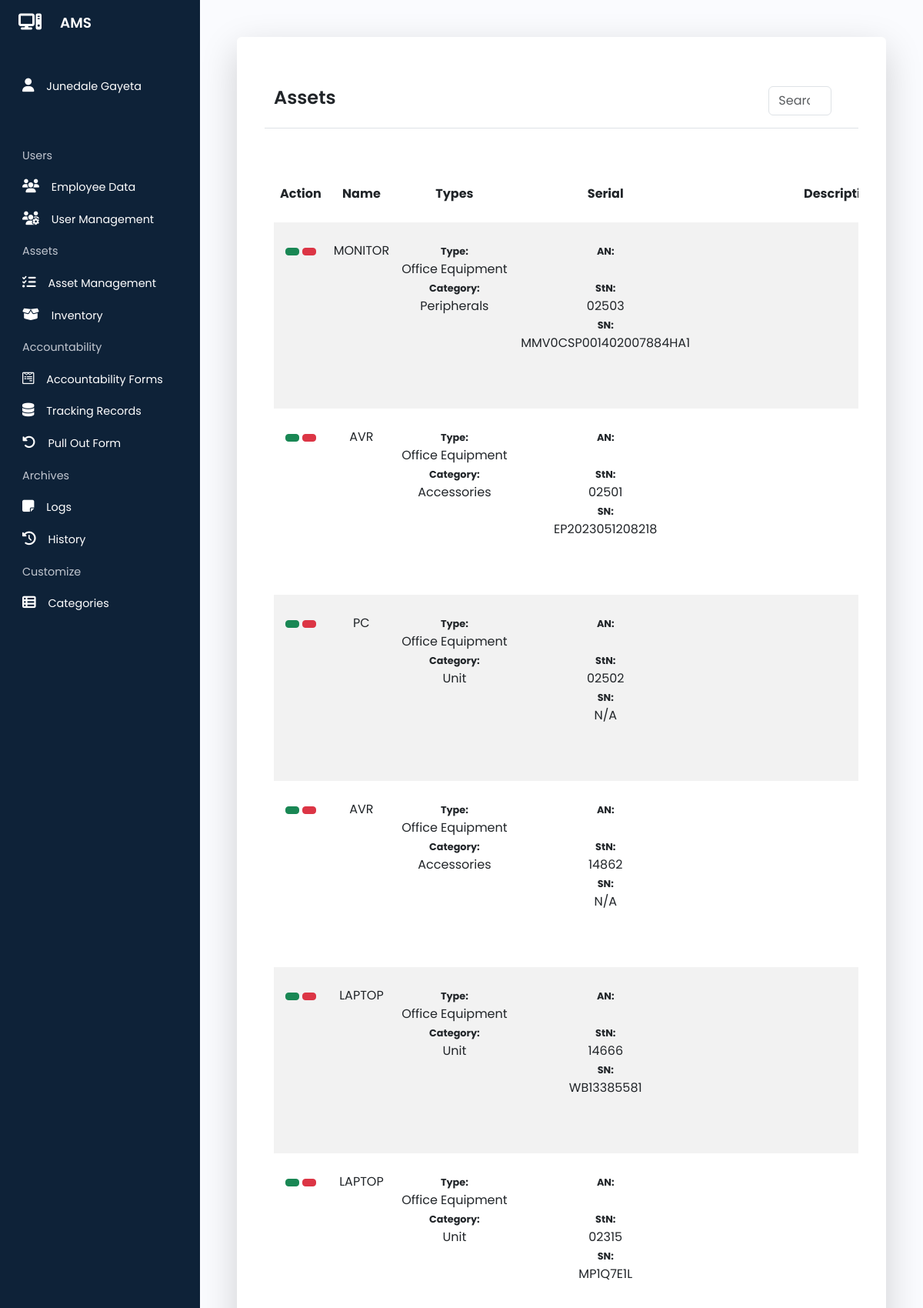
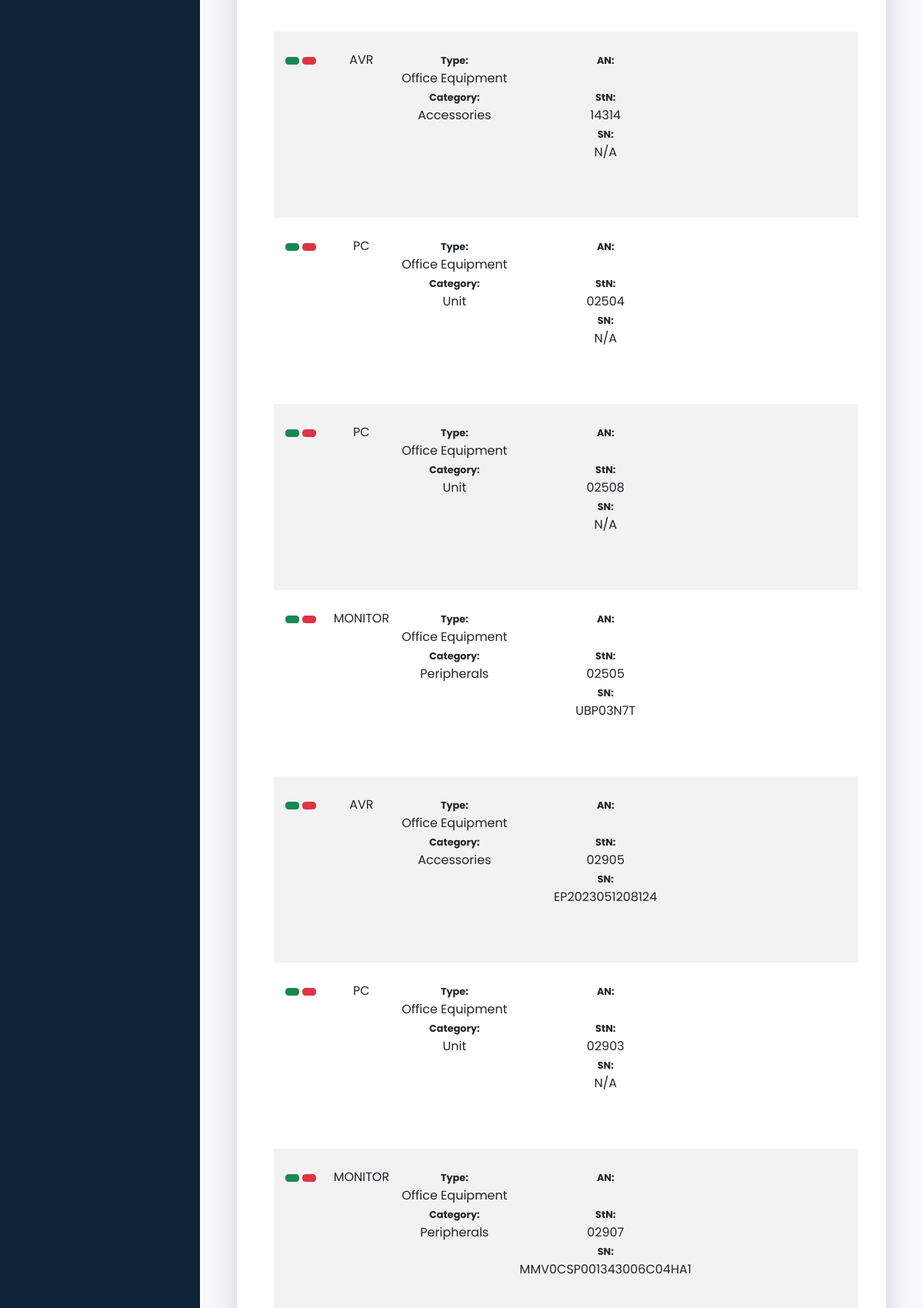
Screenshot of /pages/asset_management.php (signed in, upper part) with the database file from the repository (2 pictures, top to bottom).
### tables this page shows
CREATE TABLE `employee_data` (
  `id` int(200) NOT NULL,
  `employee_number` varchar(200) NOT NULL,
  `email` varchar(200) NOT NULL,
  `last_name` varchar(200) NOT NULL,
  `first_name` varchar(200) NOT NULL,
  `department` varchar(200) NOT NULL,
  `branch` varchar(200) NOT NULL,
  `location` varchar(200) NOT NULL,
  `designation` varchar(200) NOT NULL
);

CREATE TABLE `inventory` (
  `id` int(200) NOT NULL,
  `asset_number` varchar(200) NOT NULL,
  `asset_name` varchar(200) NOT NULL,
  `asset_type` varchar(200) NOT NULL,
  `asset_category` varchar(200) NOT NULL,
  `asset_serial_number` varchar(200) NOT NULL,
  `asset_sticker_number` varchar(200) NOT NULL,
  `asset_status` varchar(200) NOT NULL,
  `asset_condition` varchar(200) NOT NULL,
  `asset_description` varchar(200) NOT NULL,
  `asset_acquired_date` date NOT NULL,
  `asset_brand_model` varchar(200) NOT NULL,
  `asset_processor` varchar(200) NOT NULL,
  `asset_storage` varchar(200) NOT NULL,
  `asset_ram` varchar(200) NOT NULL,
  `asset_operating_system` varchar(200) NOT NULL,
  `asset_branch` varchar(200) NOT NULL,
  `date_time_encoded` datetime NOT NULL DEFAULT current_timestamp(),
  `asset_location` varchar(200) NOT NULL
);

### php/auto_redirect.php (called while the page is built, shortened)
<?php
include 'db_conn.php';
if (isset($_COOKIE['asset_management_user'])) {
    $user_email = $_COOKIE['asset_management_user'];
    $login_query = "SELECT * FROM user_data WHERE email = '$user_email'";
    $login_result = mysqli_query($conn, $login_query);
    $login_count = mysqli_num_rows($login_result);
    if ($login_count == 1) {
        $login_get_result = mysqli_fetch_assoc($login_result);
        $user_employee_number = $login_get_result['employee_number'];
        $get_name_query = "SELECT * FROM employee_data WHERE employee_number = '$user_employee_number'";
        $get_name_result = mysqli_query($conn, $get_name_query);
        $get_name_row = mysqli_fetch_assoc($get_name_result);
        $user_first_name = $get_name_row['first_name'];
        $user_last_name = $get_name_row['last_name'];
        $user_full_name = $user_first_name . ' ' . $user_last_name;
    } else {
        header("Location: /asset_management/index.php");
    }
} else {
    echo '<script>
                window.location.href = "/asset_management/index.php";
            </script>';
}
?>

### php/inventory_list.php (called while the page is built, shortened)
<?php
include 'db_conn.php';
include 'auto_redirect.php';
$inventory_query = "SELECT * FROM inventory";
$inventory_result = mysqli_query($conn, $inventory_query);
?>

### pages/asset_management.php (the view, shortened to what this page needs)
<?php
include '../php/field_list.php';
include '../php/inventory_list.php';
?>
<!DOCTYPE html>
<html lang="en">
<head>
    <link href="https://cdn.lineicons.com/4.0/lineicons.css" rel="stylesheet" />
    <link rel="stylesheet" href="https://cdnjs.cloudflare.com/ajax/libs/font-awesome/6.5.1/css/all.min.css"
 />
    <link href="https://cdn.jsdelivr.net/npm/bootstrap@5.3.0-alpha3/dist/css/bootstrap.min.css" rel="stylesheet"
>
    <link rel="stylesheet" href="../style/sidebar.css">
    <link rel="stylesheet" href="../style/table.css">
</head>
<body>
    <div class="wrapper">
        <?php include 'sidebar.php'; ?>
        <div class="main p-5" style="height: 100vh">
            <div class="container-fluid shadow-lg bg-body rounded p-5 h-100">
                <div class="border-bottom row align-items-center mb-5 py-3">
                    <div class="col-6">
                        <h1>Assets</h1>
                    </div>
                    <div class="col-4 text-end">
                        <button type="button" class="btn btn-tool" data-bs-toggle="modal"
                            data-bs-target="#add_asset_modal">
                        </button>
                    </div>
                    <div class="col-2">
                        <?php include 'search_bar.php'; ?>
                    </div>
                </div>
                <div class="row h-75 overflow-auto">
                    <div class="col-12">
                        <table id="table" class="table table-borderless table-striped">
                            <thead class="sticky">
                                <tr>
                                    <th scope="col">Action</th>
                                    <th scope="col">Name</th>
                                    <th scope="col">Types</th>
                                    <th scope="col">Serial</th>
                                    <th scope="col">Description</th>
                                </tr>
                            </thead>
                            <tbody>
                                <?php
                                foreach ($inventory_result as $inventory_result_row) {
                                    echo '<tr>';
                                    echo '<td>
                                            <button type="button" class="btn btn-success btn-sm" onclick="edit_asset(\'' . $inventory_result_row['id'] . '\')" data-bs-toggle="modal"
                                                data-bs-target="#edit_asset_modal">
                                                <i class="lni lni-pencil"></i>
                                            </button>
                                            <a href="../php/delete.php?delete_asset=' . $inventory_result_row['id'] . '" onclick="return confirm(\'Delete asset?\')" class="btn btn-danger btn-sm">
                                                <i class="lni lni-trash-can"></i>
                                            </a>
                                        </td>';
                                    echo "<td>" . $inventory_result_row['asset_name'] . "</td>";
                                    echo "<td><strong style='font-size: 0.8em;'>Type:</strong><br>" . $inventory_result_row['asset_type'] . "<br><strong style='font-size: 0.8em;'>Category:</strong><br>" . $inventory_result_row['asset_category'] . "</td>";
                                    echo "<td><strong style='font-size: 0.8em;'>AN:</strong><br>" . $inventory_result_row['asset_number'] . "<br><strong style='font-size: 0.8em;'>StN:</strong><br>" . $inventory_result_row['asset_sticker_number'] . "<br><strong style='font-size: 0.8em;'>SN:</strong><br>" . $inventory_result_row['asset_serial_number'] . "</td>";
                                    echo "<td>" . $inventory_result_row['asset_description'] . "</td>";
                                    echo '</tr>';
                                }
                                ?>
                            </tbody>
                        </table>
                    </div>
                </div>
            </div>
        </div>
    </div>
</body>
</html>

### pages/sidebar.php (shortened to what this page needs)
<aside id="sidebar" class="expand">
    <div class="d-flex">
        <button class="toggle-btn" type="button">
            <i class="fa-solid fa-computer"></i>
        </button>
        <div class="sidebar-logo">
            <a href="#">AMS</a>
        </div>
    </div>
    <ul class="sidebar-nav">
        <li class="sidebar-item mb-5">
            <a class="sidebar-link">
                <i class="fa-solid fa-user"></i>
                <span>
                    <?php echo $user_full_name ?>
                </span>
            </a>
        </li>
        <li class="sidebar-item">
            <a class="sidebar-caption">
                <span>Users</span>
            </a>
        </li>
        <li class="sidebar-item">
            <a href="employee_data.php" class="sidebar-link">
                <i class="fa-solid fa-users"></i>
                <span>Employee Data</span>
            </a>
        </li>
        <li class="sidebar-item">
            <a href="user_management.php" class="sidebar-link">
                <i class="fa-solid fa-users-gear"></i>
                <span>User Management</span>
            </a>
        </li>
        <li class="sidebar-item">
            <a class="sidebar-caption">
                <span>Assets</span>
            </a>
        </li>
        <li class="sidebar-item">
            <a href="asset_management.php" class="sidebar-link">
                <i class="fa-solid fa-list-check"></i>
                <span>Asset Management</span>
            </a>
        </li>
        <li class="sidebar-item">
            <a href="inventory.php" class="sidebar-link">
                <i class="fa-solid fa-box-open"></i>
                <span>Inventory</span>
            </a>
        </li>
        <li class="sidebar-item">
            <a class="sidebar-caption">
                <span>Accountability</span>
            </a>
        </li>
        <li class="sidebar-item">
            <a href="accountability_forms.php" class="sidebar-link">
                <i class="fa-brands fa-wpforms"></i>
                <span>Accountability Forms</span>
            </a>
        </li>
        <li class="sidebar-item">
            <a href="tracking_records.php" class="sidebar-link">
                <i class="fa-solid fa-database"></i>
                <span>Tracking Records</span>
            </a>
        </li>
        <li class="sidebar-item">
            <a href="print_pull_out.php" class="sidebar-link">
                <i class="fa-solid fa-rotate-left"></i>
                <span>Pull Out Form</span>
            </a>
        </li>
        <li class="sidebar-item">
            <a class="sidebar-caption">
                <span>Archives</span>
            </a>
        </li>
        <li class="sidebar-item">
            <a href="logs.php" class="sidebar-link">
                <i class="fa-solid fa-note-sticky"></i>
                <span>Logs</span>
            </a>
        </li>
        <li class="sidebar-item">
            <a href="history.php" class="sidebar-link">
                <i class="fa-solid fa-clock-rotate-left"></i>
                <span>History</span>
            </a>
        </li>
        <li class="sidebar-item">
            <a class="sidebar-caption">
                <span>Customize</span>
            </a>
        </li>
        <li class="sidebar-item">
            <a href="categories.php" class="sidebar-link">
                <i class="fa-solid fa-table-list"></i>
                <span>Categories</span>
            </a>
        </li>
    </ul>
</aside>

### pages/search_bar.php (shortened to what this page needs)
<div class="input-group rounded">
    <input type="search" id="searchInput" class="form-control rounded" placeholder="Search" aria-label="Search"
        aria-describedby="search-addon" />
    <span class="input-group-text border-0 bg-white" id="search-addon">
    </span>
</div>

### style/sidebar.css (style rules this page uses)
a { text-decoration: none; }
li { list-style: none; }
h1 { font-weight: 600; font-size: 1.5rem; }
body { font-family: "Poppins", sans-serif; min-height: 100vh; height: 100vh; width: 100%; overflow: auto; }
.wrapper { display: flex; }
.main { min-height: 100vh; height: 100vh !important; width: 100%; overflow: auto; transition: all 0.35s ease-in-out; background-color: #fafbfe; display: flex; flex-direction: column; }
#sidebar { width: 70px; min-width: 70px; z-index: 1000; transition: all 0.25s ease-in-out; background-color: #0e2238; display: flex; flex-direction: column; }
#sidebar.expand { width: 260px; min-width: 260px; }
.toggle-btn { background-color: transparent; cursor: pointer; border: 0; padding: 1rem 1.5rem; }
.toggle-btn i { font-size: 1.5rem; color: #fff; }
.sidebar-logo { margin: auto 0; }
.sidebar-logo a { color: #fff; font-size: 1.15rem; font-weight: 600; }
#sidebar a.sidebar-link span, #sidebar a.sidebar-caption span { transition: opacity 0.25s ease-in-out, width 0.5s ease-in-out; opacity: 0; width: 0; }
#sidebar.expand a.sidebar-link span, #sidebar.expand a.sidebar-caption span { opacity: 1; width: auto; }
.sidebar-nav { padding: 2rem 0; flex: 1 1 auto; overflow-y: auto; height: 30vh; }
a.sidebar-link { padding: 0.625rem 1.625rem; color: #fff; display: block; font-size: 0.9rem; white-space: nowrap; border-left: 3px solid transparent; }
a.sidebar-caption { padding: 0.625rem 1.625rem; color: #c2c7d0; display: block; font-size: 0.9rem; white-space: nowrap; border-left: 3px solid transparent; }
.sidebar-link i, .sidebar-caption i { font-size: 1.1rem; margin-right: 0.75rem; }
.sidebar-item { position: relative; }
.main { animation: fadeIn 0.5s ease-in-out; }
.sidebar-nav { scrollbar-width: none; }

### style/table.css (style rules this page uses)
.table td, .table th { text-align: center; margin-top: 0%; white-space: nowrap; background-color: white; padding-top: 25px; padding-bottom: 25px; }
.sticky { position: sticky; top: 0; background-color: white; z-index: 1; }

### pages/asset_management.php (style rules this page uses)
.main { animation: revealDown 0.5s ease-in-out; }

### rows the page displays
employee_data: user_full_name "Junedale Gayeta"
inventory: asset_name "MONITOR", asset_type "Office Equipment", asset_category "Peripherals", asset_sticker_number "02503", asset_serial_number "MMV0CSP001402007884HA1"
inventory: asset_name "AVR", asset_type "Office Equipment", asset_category "Accessories", asset_sticker_number "02501", asset_serial_number "EP2023051208218"
inventory: asset_name "PC", asset_type "Office Equipment", asset_category "Unit", asset_sticker_number "02502", asset_serial_number "N/A"
inventory: asset_name "AVR", asset_type "Office Equipment", asset_category "Accessories", asset_sticker_number "14862", asset_serial_number "N/A"
inventory: asset_name "LAPTOP", asset_type "Office Equipment", asset_category "Unit", asset_sticker_number "14666", asset_serial_number "WB13385581"
inventory: asset_name "LAPTOP", asset_type "Office Equipment", asset_category "Unit", asset_sticker_number "02315", asset_serial_number "MP1Q7E1L"
inventory: asset_name "AVR", asset_type "Office Equipment", asset_category "Accessories", asset_sticker_number "14314", asset_serial_number "N/A"
inventory: asset_name "PC", asset_type "Office Equipment", asset_category "Unit", asset_sticker_number "02504", asset_serial_number "N/A"
inventory: asset_name "PC", asset_type "Office Equipment", asset_category "Unit", asset_sticker_number "02508", asset_serial_number "N/A"
inventory: asset_name "MONITOR", asset_type "Office Equipment", asset_category "Peripherals", asset_sticker_number "02505", asset_serial_number "UBP03N7T"
inventory: asset_name "AVR", asset_type "Office Equipment", asset_category "Accessories", asset_sticker_number "02905", asset_serial_number "EP2023051208124"
inventory: asset_name "PC", asset_type "Office Equipment", asset_category "Unit", asset_sticker_number "02903", asset_serial_number "N/A"
inventory: asset_name "MONITOR", asset_type "Office Equipment", asset_category "Peripherals", asset_sticker_number "02907", asset_serial_number "MMV0CSP001343006C04HA1"
